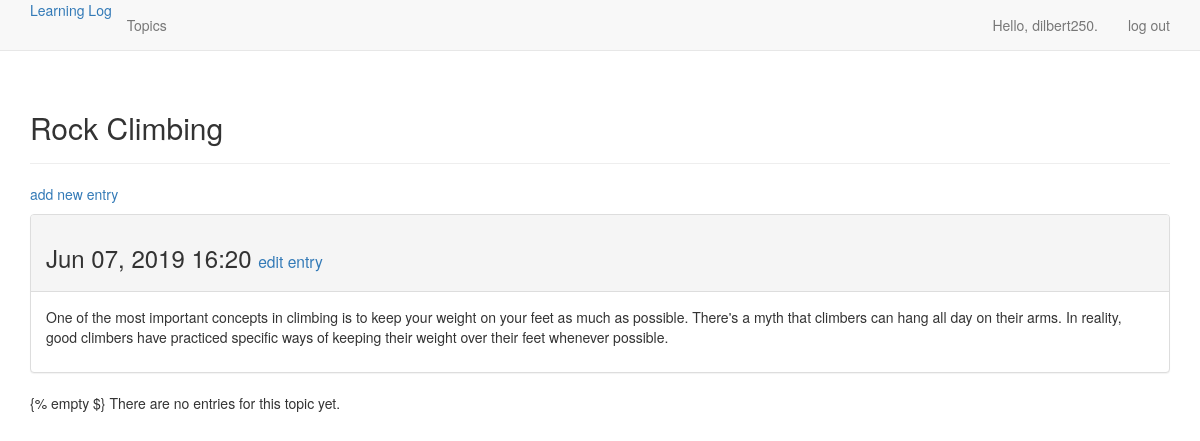
The app's page /topics/2 (signed in), older data.
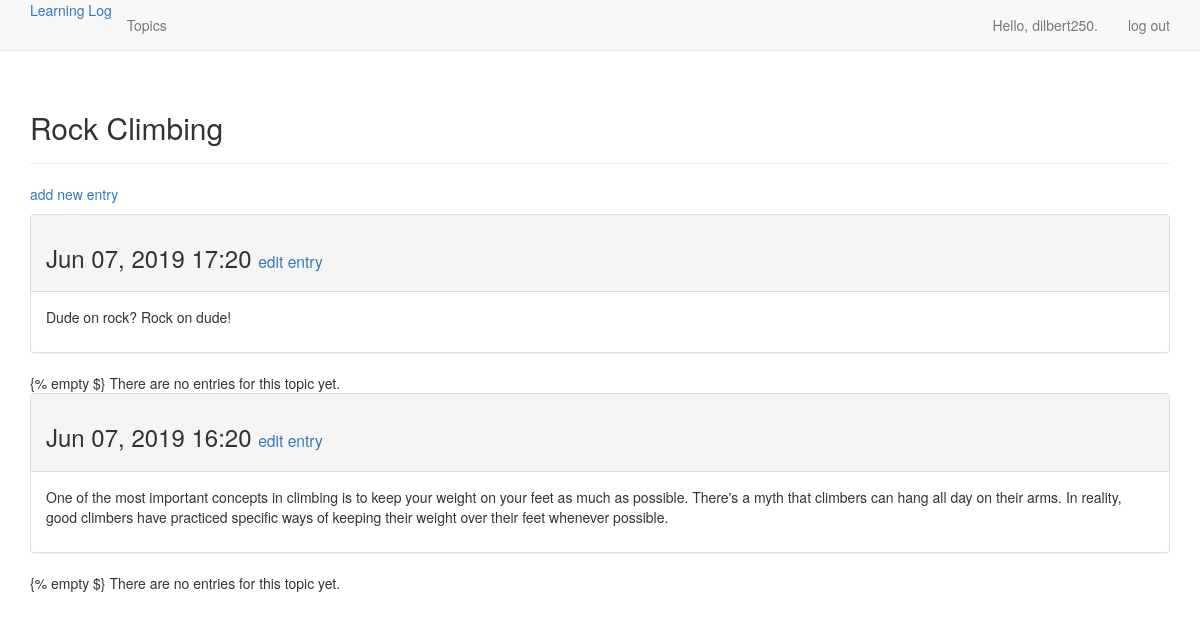
The same page, newer data.
### learning_logs/models.py (models this page shows, shortened)
class Entry(models.Model):
    topic = models.ForeignKey(Topic, on_delete=models.CASCADE)
    text = models.TextField()
    date_added = models.DateTimeField(auto_now_add=True)
    class Meta:
        verbose_name_plural = 'entries'

### learning_logs/views.py (the view)
# urls.py: path('topics/<int:topic_id>', views.topic, name='topic'),
@login_required
def topic(request, topic_id):
    topic = Topic.objects.get(id=topic_id)
    check_user(request, topic)
    entries = topic.entry_set.order_by('-date_added')
    context = {'topic': topic, 'entries': entries}
    return render(request, 'learning_logs/topic.html', context)

### learning_logs/models.py (called while the page is built)
    def __str__(self):
        return self.text

### learning_logs/views.py (called while the page is built)
def check_user(request, topic):
    if topic.owner != request.user:
        raise Http404
    return

### learning_logs/templates/learning_logs/topic.html (shortened to what this page needs)
{% extends 'learning_logs/base.html' %}
{% block header %}
    <h2>{{topic}}</h2>
{% endblock header %}
{% block content %}
    <p>
        <a href="{% url 'learning_logs:new_entry' topic.id %}">add new entry</a>
    </p>
{% for entry in entries %}
    <div class="panel panel-default">
        <div class="panel-heading">
            <h3>
                {{entry.date_added|date:'M d, Y H:i'}}
                <small>
                    <a href="{% url 'learning_logs:edit_entry' entry.id %}">
                    edit entry</a>
                </small>
            </h3>
        </div>
        <div class="panel-body">
            {{entry.text|linebreaks}}
        </div>
    </div>
{% endblock content %}

Row changes from the older to the newer data that the page shows:
added Entry: date_added "Jun 07, 2019 17:20", text "Dude on rock? Rock on dude!"
